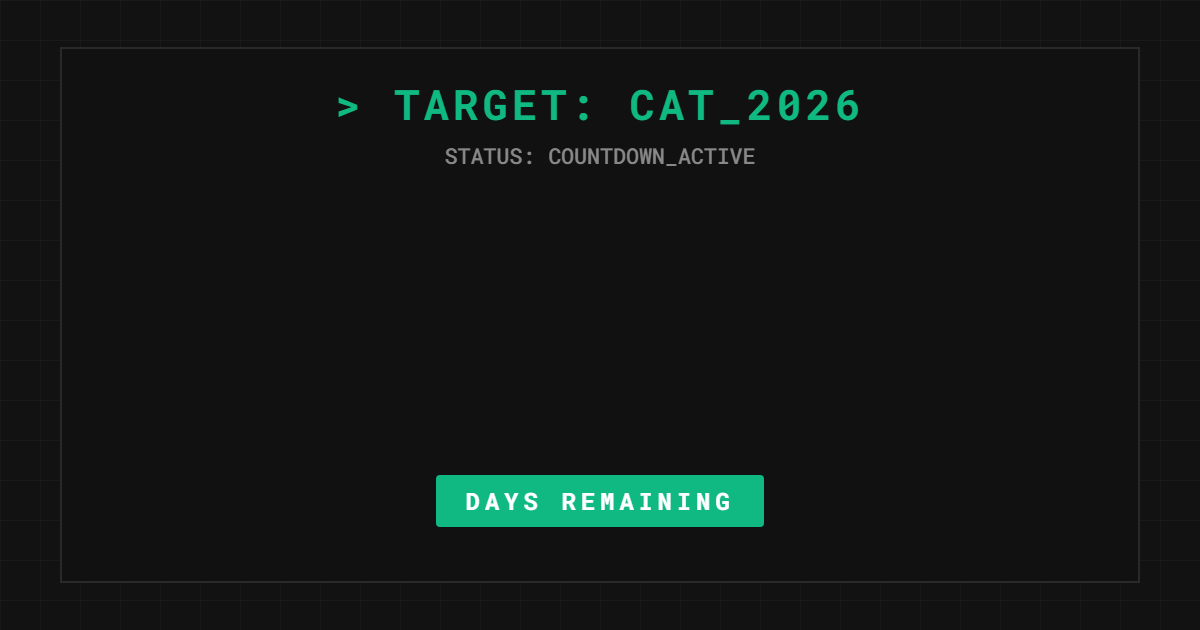
#> input picture assets/banner_base.png, 1200 x 630 px
$ python countdown.py
#> lines starting #> are read from the running program, lines starting #| are printed output that depends on the picture
import io
import os
import requests
from datetime import datetime, timezone, timedelta
from PIL import Image, ImageDraw, ImageFont

# ── Configuration ────────────────────────────────────────────────────────────

SCRIPT_DIR = os.path.dirname(os.path.abspath(__file__))
FONT_PATH = os.path.join(SCRIPT_DIR, "assets", "font.ttf")
BANNER_PATH = os.path.join(SCRIPT_DIR, "assets", "banner_base.png")

COUNTDOWN_FONT_SIZE = 250
TEXT_SHADOW_OFFSET = 8
TEXT_Y_NUDGE = -20
SHADOW_COLOR = (0, 0, 0, 150)
TEXT_COLOR = (16, 185, 129, 255)  # Terminal green

# ── Calculate days remaining ─────────────────────────────────────────────────

target_date = datetime(2026, 11, 29, tzinfo=timezone.utc)
ist_now = datetime.now(timezone.utc) + timedelta(hours=5, minutes=30)
days_left = (target_date.date() - ist_now.date()).days

if days_left < 0:
    print("Exam date has passed.")
    exit()

# ── Generate countdown image ─────────────────────────────────────────────────

if not os.path.exists(BANNER_PATH):
    raise FileNotFoundError(
        f"Base banner '{BANNER_PATH}' not found. "
        "Place a banner_base.png in the assets/ directory."
    )

img = Image.open(BANNER_PATH)
#> img is the input picture: PIL image 1200x630 RGB; mean R, G, B 18.4, 22.8, 21.4
draw = ImageDraw.Draw(img)

try:
    font = ImageFont.truetype(FONT_PATH, COUNTDOWN_FONT_SIZE)
except IOError:
    print("WARNING: Custom font not found, falling back to default.")
    font = ImageFont.load_default()

text = str(days_left)
bbox = draw.textbbox((0, 0), text, font=font)
#> bbox = (0, 52, 135, 257)
text_w = bbox[2] - bbox[0]
#> text_w = 135
text_h = bbox[3] - bbox[1]
#> text_h = 205
x = (img.width - text_w) / 2
#> x = 532.5
y = (img.height - text_h) / 2 + TEXT_Y_NUDGE
#> y = 192.5

# Drop shadow
draw.text((x + TEXT_SHADOW_OFFSET, y + TEXT_SHADOW_OFFSET), text, font=font, fill=SHADOW_COLOR)
# Main text
draw.text((x, y), text, font=font, fill=TEXT_COLOR)

# ── Send to Discord via webhook ──────────────────────────────────────────────

buf = io.BytesIO()
img.save(buf, format="PNG")
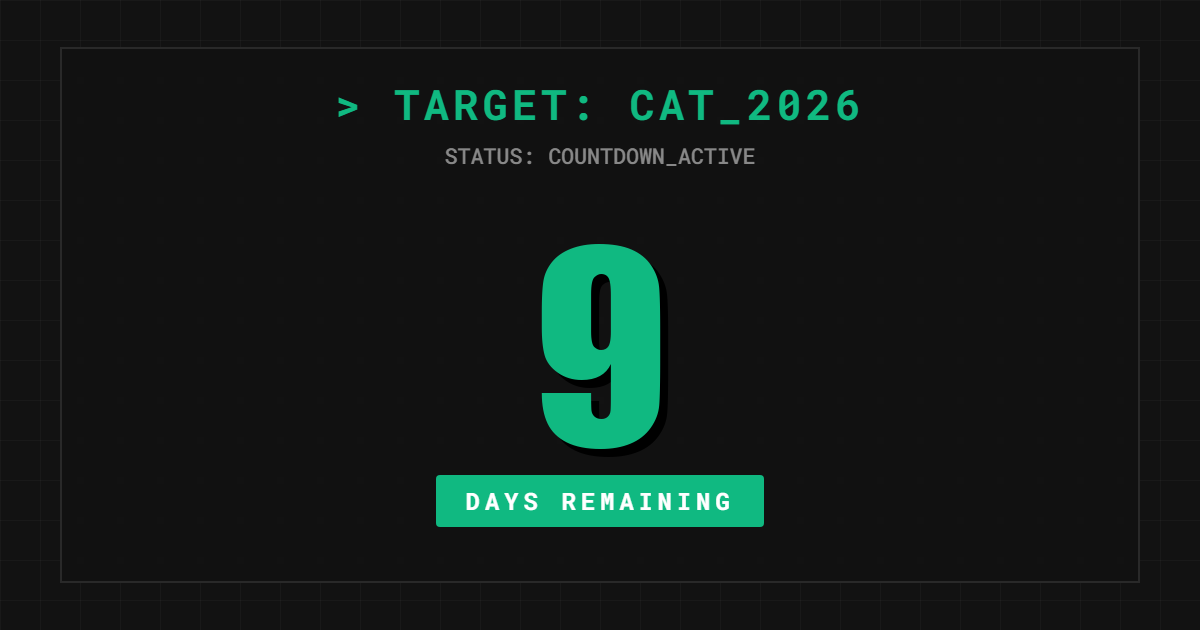
#> img: PIL image 1200x630 RGB; mean R, G, B 18.3, 27, 24.1
buf.seek(0)

webhook_url = os.getenv("DISCORD_WEBHOOK_URL")
if webhook_url:
    response = requests.post(
        webhook_url,
        files={"file": ("countdown.png", buf, "image/png")},
        data={"content": f"**{days_left} Days until CAT 2026!**\nKeep grinding, stay focused, and make today count. Let's get it! 🚀"}
    )
    print(f"Webhook response: {response.status_code}")
else:
    print("Error: DISCORD_WEBHOOK_URL environment variable missing.")
